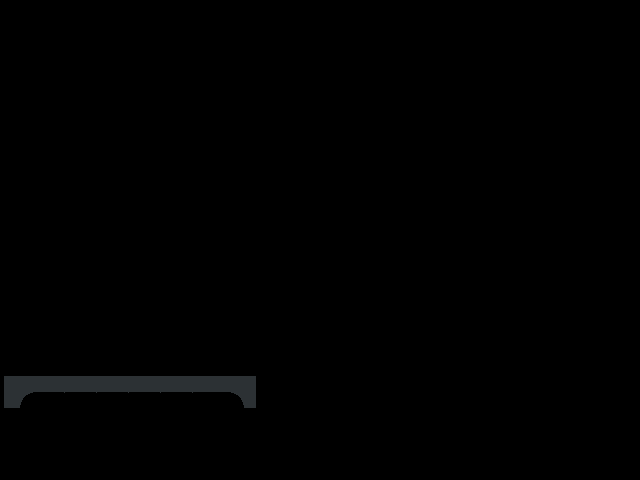

Tiled map render using the project's own tile images. Description and the whole map definition, tile-layer contents included, below:
An orthogonal 20x15 tile map with 32x32 px tiles, 1 tile layer (Desen Katmanı 1).

<map version="1.2" tiledversion="1.2.0" orientation="orthogonal" renderorder="right-down" width="20" height="15" tilewidth="32" tileheight="32" infinite="0" nextlayerid="2" nextobjectid="1">
 <tileset firstgid="1" source="Map2Assests.tsx" />
 <layer id="1" name="Desen Katmanı 1" width="20" height="15">
  <data encoding="csv">
0,0,0,0,0,0,0,0,0,0,0,0,0,0,0,0,0,0,0,0,
0,0,0,0,0,0,0,0,0,0,0,0,0,0,0,0,0,0,0,0,
0,0,0,0,0,0,0,0,0,0,0,0,0,0,0,0,0,0,0,0,
0,0,0,0,0,0,0,0,0,0,0,0,0,0,0,0,0,0,0,0,
0,0,0,0,0,0,0,0,0,0,0,0,0,0,0,0,0,0,0,0,
0,0,0,0,0,0,0,0,0,0,0,0,0,0,0,0,0,0,0,0,
0,0,0,0,0,0,0,0,0,0,0,0,0,0,0,0,0,0,0,0,
0,0,0,0,0,0,0,0,0,0,0,0,0,0,0,0,0,0,0,0,
0,0,0,0,0,0,0,0,0,0,0,0,0,0,0,0,0,0,0,0,
0,0,0,0,0,0,0,0,0,0,0,0,0,0,0,0,0,0,0,0,
0,0,0,0,0,0,0,0,0,0,0,0,0,0,0,0,0,0,0,0,
13,14,14,14,14,14,14,14,0,0,0,0,0,0,0,0,0,0,0,0,
19,20,20,20,20,20,20,21,0,0,0,0,0,0,0,0,0,0,0,0,
0,0,0,0,0,0,0,0,0,0,0,0,0,0,0,0,0,0,0,0,
0,0,0,0,0,0,0,0,0,0,0,0,0,0,0,0,0,0,0,0
</data>
 </layer>
</map>
